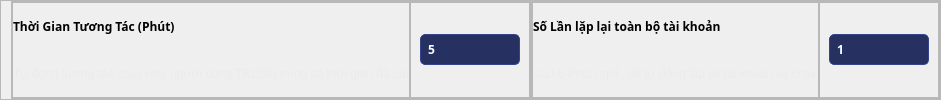
                         <widget class="QFrame" name="frame_153">
                          <property name="styleSheet">
                           <string notr="true">QFrame#frame_153{
border-bottom:0.5px solid #2f3d7a;
padding-bottom:4px;
}</string>
                          </property>
                          <property name="frameShape">
                           <enum>QFrame::StyledPanel</enum>
                          </property>
                          <property name="frameShadow">
                           <enum>QFrame::Raised</enum>
                          </property>
                          <layout class="QHBoxLayout" name="horizontalLayout_101">
                           <property name="spacing">
                            <number>0</number>
                           </property>
                           <property name="leftMargin">
                            <number>10</number>
                           </property>
                           <property name="topMargin">
                            <number>0</number>
                           </property>
                           <property name="rightMargin">
                            <number>0</number>
                           </property>
                           <property name="bottomMargin">
                            <number>0</number>
                           </property>
                           <item>
                            <widget class="QFrame" name="frame_154">
                             <property name="minimumSize">
                              <size>
                               <width>0</width>
                               <height>50</height>
                              </size>
                             </property>
                             <property name="frameShape">
                              <enum>QFrame::StyledPanel</enum>
                             </property>
                             <property name="frameShadow">
                              <enum>QFrame::Raised</enum>
                             </property>
                             <layout class="QHBoxLayout" name="horizontalLayout_102">
                              <property name="spacing">
                               <number>0</number>
                              </property>
                              <property name="leftMargin">
                               <number>0</number>
                              </property>
                              <property name="topMargin">
                               <number>0</number>
                              </property>
                              <property name="rightMargin">
                               <number>0</number>
                              </property>
                              <property name="bottomMargin">
                               <number>0</number>
                              </property>
                              <item>
                               <widget class="QFrame" name="frame_156">
                                <property name="frameShape">
                                 <enum>QFrame::StyledPanel</enum>
                                </property>
                                <property name="frameShadow">
                                 <enum>QFrame::Raised</enum>
                                </property>
                                <layout class="QVBoxLayout" name="verticalLayout_70">
                                 <property name="spacing">
                                  <number>0</number>
                                 </property>
                                 <property name="leftMargin">
                                  <number>0</number>
                                 </property>
                                 <property name="topMargin">
                                  <number>0</number>
                                 </property>
                                 <property name="rightMargin">
                                  <number>0</number>
                                 </property>
                                 <property name="bottomMargin">
                                  <number>0</number>
                                 </property>
                                 <item>
                                  <widget class="QLabel" name="label_59">
                                   <property name="font">
                                    <font>
                                     <family>MesloLGLDZ Nerd Font</family>
                                     <weight>75</weight>
                                     <bold>true</bold>
                                    </font>
                                   </property>
                                   <property name="text">
                                    <string>Thời Gian Tương Tác (Phút)</string>
                                   </property>
                                  </widget>
                                 </item>
                                 <item>
                                  <widget class="QLabel" name="label_60">
                                   <property name="styleSheet">
                                    <string notr="true">color: rgb(235, 235, 235);</string>
                                   </property>
                                   <property name="text">
                                    <string>Tự động tương tác chạy như người dùng TRUSH trong số thời gian đã cài</string>
                                   </property>
                                  </widget>
                                 </item>
                                </layout>
                               </widget>
                              </item>
                              <item alignment="Qt::AlignRight">
                               <widget class="QFrame" name="frame_157">
                                <property name="maximumSize">
                                 <size>
                                  <width>200</width>
                                  <height>16777215</height>
                                 </size>
                                </property>
                                <property name="frameShape">
                                 <enum>QFrame::StyledPanel</enum>
                                </property>
                                <property name="frameShadow">
                                 <enum>QFrame::Raised</enum>
                                </property>
                                <layout class="QVBoxLayout" name="verticalLayout_71">
                                 <item>
                                  <widget class="QLineEdit" name="TimeRun">
                                   <property name="minimumSize">
                                    <size>
                                     <width>0</width>
                                     <height>30</height>
                                    </size>
                                   </property>
                                   <property name="maximumSize">
                                    <size>
                                     <width>100</width>
                                     <height>16777215</height>
                                    </size>
                                   </property>
                                   <property name="font">
                                    <font>
                                     <family>MesloLGLDZ Nerd Font</family>
                                     <pointsize>9</pointsize>
                                     <weight>75</weight>
                                     <bold>true</bold>
                                    </font>
                                   </property>
                                   <property name="styleSheet">
                                    <string notr="true">QLineEdit{
color: rgb(255, 255, 255);
background-color: rgb(38, 49, 98);
border-radius:5px;
padding:5px;
border:1px solid #36458b;
}
QLineEdit:hover{
color: rgb(255, 255, 255);
background-color: rgb(38, 49, 98);
border-radius:5px;
border:1px solid #3a4a95;
padding:5px;
}
</string>
                                   </property>
                                   <property name="text">
                                    <string>5</string>
                                   </property>
                                   <property name="placeholderText">
                                    <string>0-&gt;100</string>
                                   </property>
                                  </widget>
                                 </item>
                                </layout>
                               </widget>
                              </item>
                             </layout>
                            </widget>
                           </item>
                           <item>
                            <widget class="QFrame" name="frame_155">
                             <property name="frameShape">
                              <enum>QFrame::StyledPanel</enum>
                             </property>
                             <property name="frameShadow">
                              <enum>QFrame::Raised</enum>
                             </property>
                             <layout class="QHBoxLayout" name="horizontalLayout_103">
                              <property name="spacing">
                               <number>0</number>
                              </property>
                              <property name="leftMargin">
                               <number>0</number>
                              </property>
                              <property name="topMargin">
                               <number>0</number>
                              </property>
                              <property name="rightMargin">
                               <number>0</number>
                              </property>
                              <property name="bottomMargin">
                               <number>0</number>
                              </property>
                              <item>
                               <widget class="QFrame" name="frame_158">
                                <property name="frameShape">
                                 <enum>QFrame::StyledPanel</enum>
                                </property>
                                <property name="frameShadow">
                                 <enum>QFrame::Raised</enum>
                                </property>
                                <layout class="QVBoxLayout" name="verticalLayout_72">
                                 <property name="spacing">
                                  <number>0</number>
                                 </property>
                                 <property name="leftMargin">
                                  <number>0</number>
                                 </property>
                                 <property name="topMargin">
                                  <number>0</number>
                                 </property>
                                 <property name="rightMargin">
                                  <number>0</number>
                                 </property>
                                 <property name="bottomMargin">
                                  <number>0</number>
                                 </property>
                                 <item>
                                  <widget class="QLabel" name="label_61">
                                   <property name="font">
                                    <font>
                                     <family>MesloLGLDZ Nerd Font</family>
                                     <weight>75</weight>
                                     <bold>true</bold>
                                    </font>
                                   </property>
                                   <property name="text">
                                    <string>Số Lần lặp lại toàn bộ tài khoản</string>
                                   </property>
                                  </widget>
                                 </item>
                                 <item>
                                  <widget class="QLabel" name="label_62">
                                   <property name="styleSheet">
                                    <string notr="true">color: rgb(235, 235, 235);</string>
                                   </property>
                                   <property name="text">
                                    <string>Sau 5 Phút nghỉ , sẽ tự động lặp lại tài khoản và chạy</string>
                                   </property>
                                  </widget>
                                 </item>
                                </layout>
                               </widget>
                              </item>
                              <item alignment="Qt::AlignRight">
                               <widget class="QFrame" name="frame_159">
                                <property name="maximumSize">
                                 <size>
                                  <width>200</width>
                                  <height>16777215</height>
                                 </size>
                                </property>
                                <property name="frameShape">
                                 <enum>QFrame::StyledPanel</enum>
                                </property>
                                <property name="frameShadow">
                                 <enum>QFrame::Raised</enum>
                                </property>
                                <layout class="QVBoxLayout" name="verticalLayout_73">
                                 <item>
                                  <widget class="QLineEdit" name="LoopAct">
                                   <property name="minimumSize">
                                    <size>
                                     <width>0</width>
                                     <height>30</height>
                                    </size>
                                   </property>
                                   <property name="maximumSize">
                                    <size>
                                     <width>100</width>
                                     <height>16777215</height>
                                    </size>
                                   </property>
                                   <property name="font">
                                    <font>
                                     <family>MesloLGLDZ Nerd Font</family>
                                     <pointsize>9</pointsize>
                                     <weight>75</weight>
                                     <bold>true</bold>
                                    </font>
                                   </property>
                                   <property name="styleSheet">
                                    <string notr="true">QLineEdit{
color: rgb(255, 255, 255);
background-color: rgb(38, 49, 98);
border-radius:5px;
padding:5px;
border:1px solid #36458b;
}
QLineEdit:hover{
color: rgb(255, 255, 255);
background-color: rgb(38, 49, 98);
border-radius:5px;
border:1px solid #3a4a95;
padding:5px;
}
</string>
                                   </property>
                                   <property name="text">
                                    <string>1</string>
                                   </property>
                                   <property name="placeholderText">
                                    <string>0-&gt;100</string>
                                   </property>
                                  </widget>
                                 </item>
                                </layout>
                               </widget>
                              </item>
                             </layout>
                            </widget>
                           </item>
                          </layout>
                         </widget>
